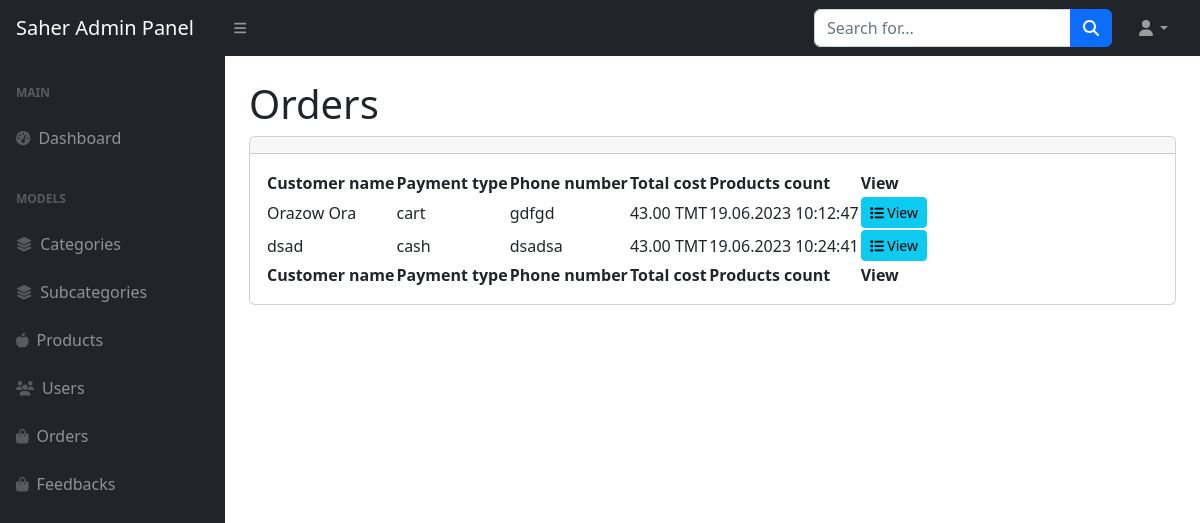
/adminpanel/orders/ (signed in), run on an earlier commit of the app's database.
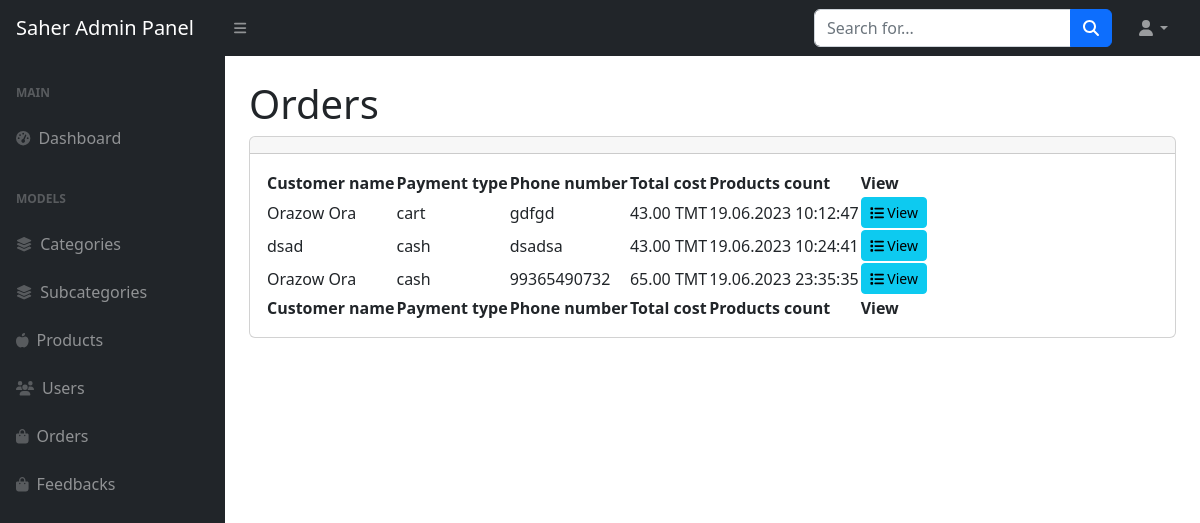
And on a later commit of the database.
### orders/models.py (models this page shows)
class Order(models.Model):
    payment_type = models.CharField(max_length=30)
    full_name = models.CharField(max_length=100)
    phone_number = models.CharField(max_length=20)
    address = models.CharField(max_length=200)
    note = models.CharField(max_length=200)
    cart = models.OneToOneField(Cart,on_delete=models.CASCADE)
    status = models.BooleanField(default=False)
    created_at = models.DateTimeField(auto_now_add=True)
    updated_at = models.DateTimeField(auto_now=True)

### cards/models.py (models this page shows, shortened)
class Cart(models.Model):
    user = models.ForeignKey(
        User, on_delete=models.CASCADE, related_name='carts')
    created_at = models.DateTimeField(auto_now_add=True)
    updated_at = models.DateTimeField(auto_now=True)
    status = models.BooleanField(default=False)
    def totalsum(self):
        total = 0
        for i in self.items.all():
            total += i.total_price()
        return total
    def shipping(self):
        if self.totalsum() < 150:
            return 10
        else:
            return 0
    def total_cost(self):
        return self.totalsum() + self.shipping()

class CartItem(models.Model):
    cart = models.ForeignKey(
        Cart, on_delete=models.CASCADE, related_name='items')
    product = models.ForeignKey(
        Product, on_delete=models.CASCADE, related_name='carts')
    quantity = models.PositiveIntegerField(default=0)
    def total_price(self):
        return self.quantity * self.product.price_new

### products/models.py (models this page shows, shortened)
class Product(models.Model):
    name = models.CharField(max_length=50)
    subcategory = models.ForeignKey(
        Subcategory, on_delete=models.CASCADE, related_name='products')
    image = models.ImageField(upload_to='products/')
    price_old = models.DecimalField(
        max_digits=8, decimal_places=2, blank=True, null=True)
    price_new = models.DecimalField(max_digits=8, decimal_places=2)
    desc = models.TextField()
    created_at = models.DateTimeField(auto_now_add=True)
    updated_at = models.DateTimeField(auto_now=True)

### adminpanel/views.py (the view)
# urls.py: path('orders/', include('orders.urls')),
@login_required(login_url='admin.login')
def orders(request):
    orders = Order.objects.all()
    context = {
        'orders':orders
    }
    return render(request, 'adminpanel/orders.html', context)

### Saher_app/context_processors.py (called while the page is built)
def include_categories(request):
    categories = Category.objects.all()
    subcategories = Subcategory.objects.all()
    if request.user.is_authenticated:
        shopping_cart, created =  Cart.objects.get_or_create(user = request.user, status = False)
    else:
        shopping_cart = None
    return {
        'categories': categories,
        'subcategories': subcategories,
        'shopping_cart': shopping_cart,
    }

### adminpanel/templates/adminpanel/orders.html (shortened to what this page needs)
{% extends 'adminpanel/main.html' %}
{% block main %}
<main>
    <div class="container-fluid px-4">
        <h1 class="mt-4">Orders</h1>
        <div class="card mb-4">
            <div class="card-header">
            </div>
            <div class="card-body">
                <table id="datatablesSimple">
                    <thead>
                        <tr>
                            <th>Customer name</th>
                            <th>Payment type</th>
                            <th>Phone number</th>
                            <th>Total cost</th>
                            <th>Products count</th>
                            <th>View</th>
                        </tr>
                    </thead>
                    <tfoot>
                        <tr>
                            <th>Customer name</th>
                            <th>Payment type</th>
                            <th>Phone number</th>
                            <th>Total cost</th>
                            <th>Products count</th>
                            <th>View</th>
                        </tr>
                    </tfoot>
                    <tbody>
                        {% for order in orders %}
                        <tr>
                            <td>{{order.full_name}}</td>
                            <td>{{order.payment_type}}</td>
                            <td>{{order.phone_number}}</td>
                            <td> {{order.cart.total_cost}} TMT</td>
                            <td> {{order.cart.created_at|date:"d.m.Y H:i:s"}}</td>
                            <td>
                                <a href="{% url 'admin.order_details' order.id %}" class="btn btn-sm btn-info"> <i class="fa fa-list" aria-hidden="true"></i> View</a>
                            </td>
                        </tr>
                        {% endfor %}
                    </tbody>
                </table>
            </div>
        </div>
    </div>
</main>
{% endblock main %}

What changed in the data, as far as the page shows it:
added Order: full_name "Orazow Ora", payment_type "cash", phone_number "99365490732", cart.total_cost "65.00", cart.created_at "19.06.2023 23:35:35"
